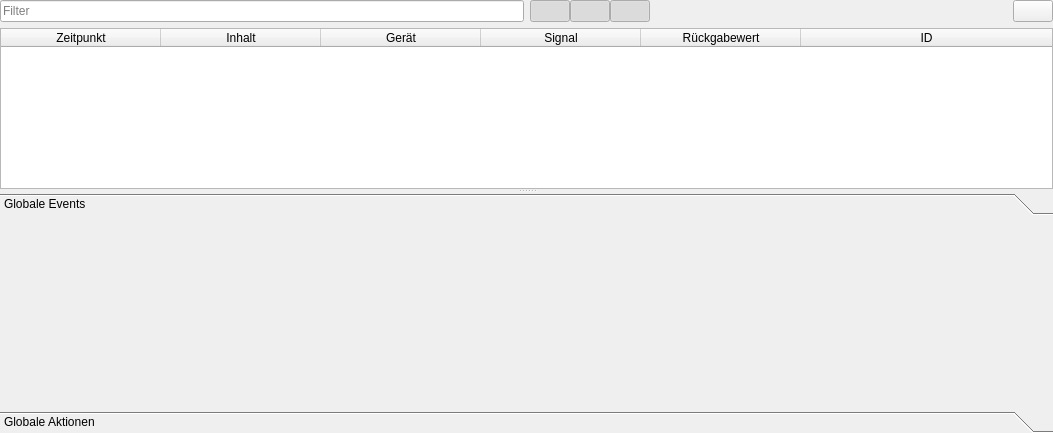
<?xml version="1.0" encoding="UTF-8"?>
<ui version="4.0">
 <class>Form</class>
 <widget class="QWidget" name="Form">
  <property name="geometry">
   <rect>
    <x>0</x>
    <y>0</y>
    <width>1053</width>
    <height>433</height>
   </rect>
  </property>
  <property name="sizePolicy">
   <sizepolicy hsizetype="Preferred" vsizetype="Ignored">
    <horstretch>0</horstretch>
    <verstretch>0</verstretch>
   </sizepolicy>
  </property>
  <property name="minimumSize">
   <size>
    <width>0</width>
    <height>100</height>
   </size>
  </property>
  <property name="windowTitle">
   <string>Events</string>
  </property>
  <layout class="QVBoxLayout" name="verticalLayout_2">
   <property name="spacing">
    <number>0</number>
   </property>
   <property name="leftMargin">
    <number>0</number>
   </property>
   <property name="topMargin">
    <number>0</number>
   </property>
   <property name="rightMargin">
    <number>0</number>
   </property>
   <property name="bottomMargin">
    <number>0</number>
   </property>
   <item>
    <widget class="QSplitter" name="splitter">
     <property name="orientation">
      <enum>Qt::Vertical</enum>
     </property>
     <widget class="QWidget" name="verticalLayoutWidget">
      <layout class="QVBoxLayout" name="verticalLayout" stretch="0,0">
       <property name="bottomMargin">
        <number>0</number>
       </property>
       <item>
        <layout class="QHBoxLayout" name="horizontalLayout_2">
         <item>
          <widget class="QLineEdit" name="filterEdit">
           <property name="sizePolicy">
            <sizepolicy hsizetype="Expanding" vsizetype="Minimum">
             <horstretch>0</horstretch>
             <verstretch>0</verstretch>
            </sizepolicy>
           </property>
           <property name="placeholderText">
            <string>Filter</string>
           </property>
          </widget>
         </item>
         <item>
          <layout class="QHBoxLayout" name="horizontalLayout">
           <property name="spacing">
            <number>0</number>
           </property>
           <property name="rightMargin">
            <number>0</number>
           </property>
           <item>
            <widget class="QPushButton" name="highButton">
             <property name="text">
              <string/>
             </property>
             <property name="icon">
              <iconset>
               <normaloff>icons/hohe_prioritaet_grey.png</normaloff>
               <normalon>icons/hohe_prioritaet.png</normalon>icons/hohe_prioritaet_grey.png</iconset>
             </property>
             <property name="checkable">
              <bool>true</bool>
             </property>
             <property name="checked">
              <bool>true</bool>
             </property>
             <property name="flat">
              <bool>true</bool>
             </property>
            </widget>
           </item>
           <item>
            <widget class="QPushButton" name="middleButton">
             <property name="text">
              <string/>
             </property>
             <property name="icon">
              <iconset>
               <normaloff>icons/mittlere_prioritaet_grey.png</normaloff>
               <normalon>icons/mittlere_prioritaet.png</normalon>icons/mittlere_prioritaet_grey.png</iconset>
             </property>
             <property name="checkable">
              <bool>true</bool>
             </property>
             <property name="checked">
              <bool>true</bool>
             </property>
             <property name="flat">
              <bool>true</bool>
             </property>
            </widget>
           </item>
           <item>
            <widget class="QPushButton" name="lowButton">
             <property name="text">
              <string/>
             </property>
             <property name="icon">
              <iconset>
               <normaloff>icons/niedrige_prioritaet_grey.png</normaloff>
               <normalon>icons/niedrige_prioritaet.png</normalon>icons/niedrige_prioritaet_grey.png</iconset>
             </property>
             <property name="checkable">
              <bool>true</bool>
             </property>
             <property name="checked">
              <bool>true</bool>
             </property>
             <property name="flat">
              <bool>true</bool>
             </property>
            </widget>
           </item>
           <item>
            <spacer name="horizontalSpacer_3">
             <property name="orientation">
              <enum>Qt::Horizontal</enum>
             </property>
             <property name="sizeHint" stdset="0">
              <size>
               <width>40</width>
               <height>0</height>
              </size>
             </property>
            </spacer>
           </item>
           <item>
            <widget class="QPushButton" name="clearButton">
             <property name="toolTip">
              <string>Lösche alle Signale</string>
             </property>
             <property name="statusTip">
              <string>Lösche alle Signale</string>
             </property>
             <property name="text">
              <string/>
             </property>
             <property name="icon">
              <iconset>
               <normaloff>icons/clear.png</normaloff>icons/clear.png</iconset>
             </property>
             <property name="iconSize">
              <size>
               <width>20</width>
               <height>20</height>
              </size>
             </property>
            </widget>
           </item>
          </layout>
         </item>
        </layout>
       </item>
       <item>
        <widget class="QTableWidget" name="tableWidget">
         <property name="sizePolicy">
          <sizepolicy hsizetype="Expanding" vsizetype="Expanding">
           <horstretch>0</horstretch>
           <verstretch>0</verstretch>
          </sizepolicy>
         </property>
         <property name="verticalScrollBarPolicy">
          <enum>Qt::ScrollBarAsNeeded</enum>
         </property>
         <property name="horizontalScrollBarPolicy">
          <enum>Qt::ScrollBarAsNeeded</enum>
         </property>
         <property name="sizeAdjustPolicy">
          <enum>QAbstractScrollArea::AdjustToContents</enum>
         </property>
         <property name="editTriggers">
          <set>QAbstractItemView::NoEditTriggers</set>
         </property>
         <property name="alternatingRowColors">
          <bool>true</bool>
         </property>
         <property name="textElideMode">
          <enum>Qt::ElideMiddle</enum>
         </property>
         <property name="sortingEnabled">
          <bool>true</bool>
         </property>
         <attribute name="horizontalHeaderCascadingSectionResizes">
          <bool>true</bool>
         </attribute>
         <attribute name="horizontalHeaderDefaultSectionSize">
          <number>160</number>
         </attribute>
         <attribute name="horizontalHeaderStretchLastSection">
          <bool>true</bool>
         </attribute>
         <column>
          <property name="text">
           <string>Zeitpunkt</string>
          </property>
         </column>
         <column>
          <property name="text">
           <string>Inhalt</string>
          </property>
         </column>
         <column>
          <property name="text">
           <string>Gerät</string>
          </property>
         </column>
         <column>
          <property name="text">
           <string>Signal</string>
          </property>
         </column>
         <column>
          <property name="text">
           <string>Rückgabewert</string>
          </property>
         </column>
         <column>
          <property name="text">
           <string>ID</string>
          </property>
         </column>
        </widget>
       </item>
      </layout>
     </widget>
     <widget class="QToolBox" name="toolBox">
      <property name="currentIndex">
       <number>0</number>
      </property>
      <widget class="QWidget" name="page">
       <property name="geometry">
        <rect>
         <x>0</x>
         <y>0</y>
         <width>1053</width>
         <height>85</height>
        </rect>
       </property>
       <attribute name="label">
        <string>Globale Events</string>
       </attribute>
       <layout class="QVBoxLayout" name="verticalLayout_5">
        <property name="spacing">
         <number>0</number>
        </property>
        <property name="leftMargin">
         <number>0</number>
        </property>
        <property name="topMargin">
         <number>0</number>
        </property>
        <property name="rightMargin">
         <number>0</number>
        </property>
        <property name="bottomMargin">
         <number>0</number>
        </property>
        <item>
         <layout class="QVBoxLayout" name="globalEventLayout_2"/>
        </item>
       </layout>
      </widget>
      <widget class="QWidget" name="Globale">
       <property name="geometry">
        <rect>
         <x>0</x>
         <y>0</y>
         <width>1053</width>
         <height>85</height>
        </rect>
       </property>
       <attribute name="label">
        <string>Globale Aktionen</string>
       </attribute>
       <layout class="QVBoxLayout" name="verticalLayout_6">
        <property name="spacing">
         <number>0</number>
        </property>
        <property name="leftMargin">
         <number>0</number>
        </property>
        <property name="topMargin">
         <number>0</number>
        </property>
        <property name="rightMargin">
         <number>0</number>
        </property>
        <property name="bottomMargin">
         <number>0</number>
        </property>
        <item>
         <layout class="QVBoxLayout" name="globalActionLayout"/>
        </item>
       </layout>
      </widget>
     </widget>
    </widget>
   </item>
  </layout>
 </widget>
 <resources/>
 <connections/>
</ui>
